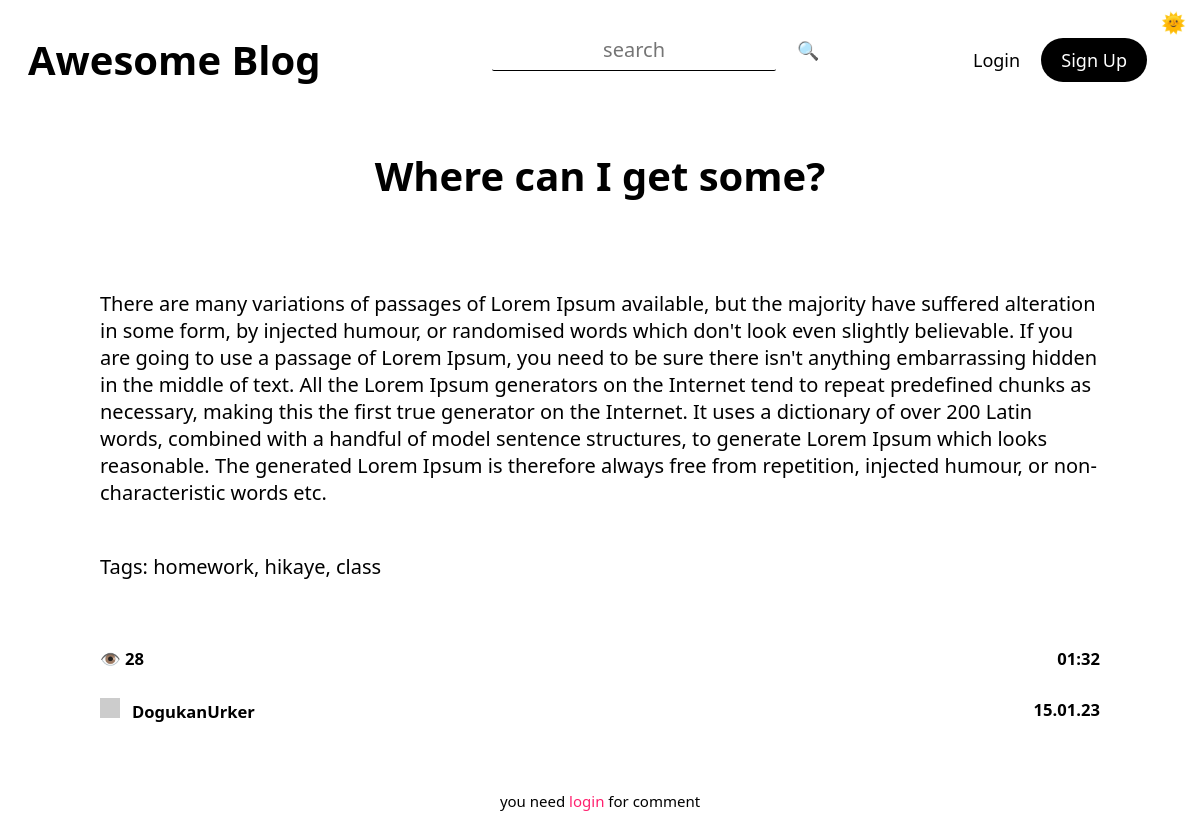
Screenshot of /post/2 with the database file from the repository.
### tables this page shows
CREATE TABLE "posts" (
	"id"	INTEGER NOT NULL UNIQUE,
	"title"	TEXT NOT NULL,
	"tags"	TEXT,
	"content"	TEXT NOT NULL,
	"author"	TEXT NOT NULL,
	"date"	TEXT NOT NULL,
	"time"	TEXT NOT NULL,
	"views"	TEXT,
	"lastEditDate"	TEXT,
	"lastEditTime"	TEXT,
	PRIMARY KEY("id" AUTOINCREMENT)
);

### routes/post.py (the view)
@postBlueprint.route("/post/<int:postID>", methods=["GET", "POST"])
def post(postID):
    form = commentForm(request.form)
    connection = sqlite3.connect("db/posts.db")
    cursor = connection.cursor()
    cursor.execute(f"select id from posts")
    posts = str(cursor.fetchall())
    match str(postID) in posts:
        case True:
            message("2", f'POST: "{postID}" FOUND')
            connection = sqlite3.connect("db/posts.db")
            cursor = connection.cursor()
            cursor.execute(f'select * from posts where id = "{postID}"')
            post = cursor.fetchone()
            cursor.execute(f'update posts set views = views+1 where id = "{postID}"')
            connection.commit()
            if request.method == "POST":
                comment = request.form["comment"]
                connection = sqlite3.connect("db/comments.db")
                cursor = connection.cursor()
                cursor.execute(
                    "insert into comments(post,comment,user,date,time) \
                    values(?, ?, ?, ?, ?)",
                    (
                        postID,
                        comment,
                        session["userName"],
                        currentDate(),
                        currentTime(),
                    ),
                )
                connection.commit()
                addPoints(5, session["userName"])
                flash("You earned 5 points by commenting ", "success")
                return redirect(f"/post/{postID}")
            connection = sqlite3.connect("db/comments.db")
            cursor = connection.cursor()
            cursor.execute(f'select * from comments where post = "{postID}"')
            comments = cursor.fetchall()
            return render_template(
                "post.html",
                id=post[0],
                title=post[1],
                tags=post[2],
                content=post[3],
                author=post[4],
                views=post[7],
                date=post[5],
                time=post[6],
                form=form,
                comments=comments,
            )
        case False:
            message("1", "404")
            return render_template("404.html")

### forms.py
class commentForm(Form):
    comment = TextAreaField(
        "Comment",
        [validators.Length(min=20, max=500), validators.InputRequired()],
        render_kw={"placeholder": "leave a comment"},
    )

### app.py (called while the page is built)
@app.context_processor
def utility_processor():
    getProfilePicture
    return dict(getProfilePicture=getProfilePicture)

### helpers.py (called while the page is built)
def currentDate():
    return datetime.now().strftime("%d.%m.%y")

def currentTime(seconds=False):
    match seconds:
        case False:
            return datetime.now().strftime("%H:%M")
        case True:
            return datetime.now().strftime("%H:%M:%S")

def message(color, message):
    print(
        f"\n\033[94m[{currentDate()}\033[0m"
        f"\033[95m {currentTime(True)}]\033[0m"
        f"\033[9{color}m {message}\033[0m\n"
    )
    logFile = open("log.log", "a")
    logFile.write(f"[{currentDate()}" f"|{currentTime(True)}]" f" {message}\n")
    logFile.close()

def getProfilePicture(userName):
    connection = sqlite3.connect("db/users.db")
    cursor = connection.cursor()
    cursor.execute(
        f'select profilePicture from users where lower(userName) = "{userName.lower()}"'
    )
    return cursor.fetchone()[0]

### templates/post.html (shortened to what this page needs)
{% extends 'layout.html'%} {%block head%}
<link
  rel="stylesheet"
  href="{{ url_for('static', filename='css/post.css') }}"
/>
{% endblock head %} {%block body%}
<div class="post centeredHorizontally">
  <h1 class="title">{{title}}</h1>
  <p class="content">
    {{content|safe}} <br />
    Tags: {{tags.replace(",",", ")}}
  </p>
  <div class="bottomBar">
    <div>
      <h5>👁️ {{views}}</h5>
      <a href="/user/{{author|lower}}">
        <h5 class="author">
          <img
            class="profilePicture"
            src="{{ getProfilePicture(author) }}"
          />{{author}}
        </h5></a
      >
    </div>
    <div class="dateTime">
      <h5>{{time}}</h5>
      <h5 class="date">{{date}}</h5>
    </div>
  </div>
  </div>
  <form method="post" class="commentForm">
    {% if session["userName"] %} {{form.comment(class_="comment")}}
    <button type="submit" class="btnSubmit">comment</button>
    {% else %}
    <small
      >you need
      <a href="/login/redirect=&post&{{id}}" class="linkLogin">login</a> for
      comment</small
    >
    {% endif %}
  </form>
{% endblock body %}

### static/css/general.css (style rules this page uses)
:root { --themePrimary: #000; --themeSecondary: #fff; --themeHelper: #303030; --primaryColor: #ff206e; --primaryHelper: #FF4F8C; }
* { font-family: system-ui, "Segoe UI", Roboto, Helvetica, Arial, sans-serif, "Apple Color Emoji", "Segoe UI Emoji", "Segoe UI Symbol"; color: var(--themePrimary); }
html { font-size: 125% !important; }
body { background-color: var(--themeSecondary); }
a { text-decoration: none; user-select: none; }
.centeredHorizontally { margin-left: auto; margin-right: auto; }

### static/css/post.css (style rules this page uses)
.post { display: flex; flex-direction: column; max-width: 50rem; margin-top: 1.5rem; }
.post h1 { text-align: center; }
.title { font-size: 2rem; }
.bottomBar { display: flex; align-items: stretch; justify-content: space-between; }
.linkLogin { color: var(--primaryColor); transition: 0.25s; }
small { font-size: 0.75rem; }
.commentForm { margin: 2rem auto 0 auto; display: flex; justify-content: space-between; width: fit-content; border: 1px solid var(--primaryColor); border-radius: 1rem; }
.profilePicture { margin-right: 0.6rem; }
.dateTime h5 { text-align: right; }

### static/css/navbar.css (style rules this page uses)
.profilePicture { height: 1rem; width: 1rem; display: inline-block; }

### static/css/editor.css (style rules this page uses)
:root { --ck-border-radius: 1rem; --ck-font-size-base: 1rem; --ck-custom-background: hsl(270, 1%, 29%); --ck-custom-foreground: hsl(255, 3%, 18%); --ck-custom-border: hsl(300, 1%, 22%); --ck-custom-white: var(--light); --ck-color-base-foreground: var(--ck-custom-background); --ck-color-focus-border: hsl(208, 90%, 62%); --ck-color-text: hsl(0, 0%, 98%); --ck-color-shadow-drop: hsla(0, 0%, 0%, 0.2); --ck-color-shadow-inner: hsla(0, 0%, 0%, 0.1); --ck-color-button-default-background: var(--ck-custom-background); --ck-color-button-default-hover-background: hsl(270, 1%, 22%); --ck-color-button-default-active-background: hsl(270, 2%, 20%); --ck-color-button-default-active-shadow: hsl(270, 2%, 23%); --ck-color-button-default-disabled-background: var(--ck-custom-background); --ck-color-button-on-background: var(--ck-custom-foreground); --ck-color-button-on-hover-background: hsl(255, 4%, 16%); --ck-color-button-on-active-background: hsl(255, 4%, 14%); --ck-color-button-on-active-shadow: hsl(240, 3%, 19%); --ck-color-button-on-disabled-background: var(--ck-custom-foreground); --ck-color-button-action-background: hsl(168, 76%, 42%); --ck-color-button-action-hover-background: hsl(168, 76%, 38%); --ck-color-button-action-active-background: hsl(168, 76%, 36%); --ck-color-button-action-active-shadow: hsl(168, 75%, 34%); --ck-color-button-action-disabled-background: hsl(168, 76%, 42%); --ck-color-button-action-text: var(--ck-custom-white); --ck-color-button-save: hsl(120, 100%, 46%); --ck-color-button-cancel: hsl(15, 100%, 56%); --ck-color-dropdown-panel-background: var(--ck-custom-background); --ck-color-dropdown-panel-border: var(--ck-custom-foreground); --ck-color-split-button-hover-background: var(--ck-color-button-default-hover-background); --ck-color-split-button-hover-border: var(--ck-custom-foreground); --ck-color-input-background: var(--ck-custom-background); --ck-color-input-border: hsl(257, 3%, 43%); --ck-color-input-text: hsl(0, 0%, 98%); --ck-color-input-disabled-background: hsl(255, 4%, 21%); --ck-color-input-disabled-border: hsl(250, 3%, 38%); --ck-color-input-disabled-text: hsl(0, 0%, 78%); --ck-color-labeled-field-label-background: var(--ck-custom-background); --ck-color-list-background: var(--ck-custom-background); --ck-color-list-button-hover-background: var(--ck-custom-foreground); --ck-color-list-button-on-background: hsl(208, 88%, 52%); --ck-color-list-button-on-text: var(--ck-custom-white); --ck-color-panel-background: var(--ck-custom-background); --ck-color-panel-border: var(--ck-custom-border); --ck-color-toolbar-background: var(--ck-custom-background); --ck-color-toolbar-border: var(--ck-custom-border); --ck-color-tooltip-background: hsl(252, 7%, 14%); --ck-color-tooltip-text: hsl(0, 0%, 93%); --ck-color-image-caption-background: hsl(0, 0%, 97%); --ck-color-image-caption-text: hsl(0, 0%, 20%); --ck-color-widget-blurred-border: hsl(0, 0%, 87%); --ck-color-widget-hover-border: hsl(43, 100%, 68%); --ck-color-widget-editable-focus-background: var(--ck-custom-white); --ck-color-link-default: hsl(190, 100%, 75%); }

### templates/post.html (style rules this page uses)
.commentForm { border: none; }

### rows the page displays
posts: title "Where can I get some?", content "There are many variations of passages of Lorem Ipsum available, but the majority have suffered alteration in some form, by injected humour, or randomised words which don't look even slightly believable. If you are going to use a passage of Lorem Ipsum, you need to be sure there isn't anything embarrassing hidden in the middle of text. All the Lorem Ipsum generators on the Internet tend to repeat predefined chunks as necessary, making this the first true generator on the Internet. It uses a dictionary of over 200 Latin words, combined with a handful of model sentence structures, to generate Lorem Ipsum which looks reasonable. The generated Lorem Ipsum is therefore always free from…", replace "homework, hikaye, class", views "28", author "DogukanUrker", time "01:32", date "15.01.23"
